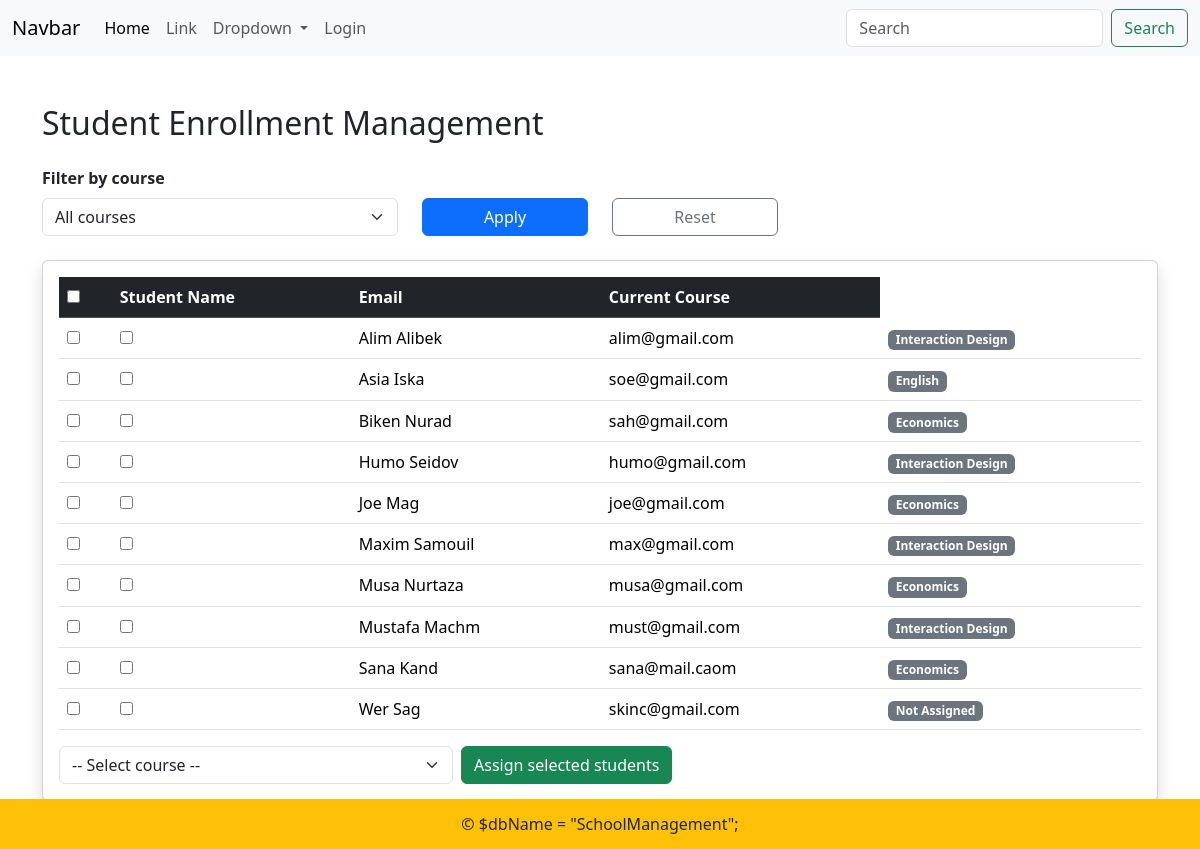
Page /admin-users.php on the committed database.
### tables this page shows
CREATE TABLE `users` (
  `user_id` int NOT NULL,
  `username` varchar(50) NOT NULL,
  `password` varchar(255) NOT NULL,
  `role` enum('Admin','Lecturer','Student','Parents') NOT NULL,
  `name` varchar(100) NOT NULL,
  `surname` varchar(100) NOT NULL,
  `date_of_birth` date DEFAULT NULL,
  `email` varchar(100) DEFAULT NULL,
  `created_at` timestamp NULL DEFAULT CURRENT_TIMESTAMP,
  `course_id` int DEFAULT NULL,
  `profile_photo` varchar(255) DEFAULT NULL
);

CREATE TABLE `courses` (
  `course_id` int NOT NULL,
  `course_name` varchar(100) NOT NULL,
  `course_description` text,
  `created_at` timestamp NULL DEFAULT CURRENT_TIMESTAMP
);

### admin-users.php (the view, shortened to what this page needs)
<?php
include "includes/header.php";
require_once 'includes/dbh.php';
$selectedCourseId = isset($_GET['course_id']) ? (int)$_GET['course_id'] : 0;
if ($selectedCourseId > 0) {
    $studentsSql = "
        SELECT *
        FROM users
        WHERE role = 'Student' AND course_id = ?
        ORDER BY name ASC
    ";
    $stmt = mysqli_prepare($conn, $studentsSql);
    mysqli_stmt_bind_param($stmt, "i", $selectedCourseId);
    mysqli_stmt_execute($stmt);
    $studentsResult = mysqli_stmt_get_result($stmt);
} else {
    $studentsSql = "
        SELECT *
        FROM users
        WHERE role = 'Student'
        ORDER BY name ASC
    ";
    $studentsResult = mysqli_query($conn, $studentsSql);
}
$coursesSql = "SELECT * FROM courses ORDER BY course_name ASC";
$coursesResult = mysqli_query($conn, $coursesSql);
$allCourses = mysqli_fetch_all($coursesResult, MYSQLI_ASSOC);
?>
<div class="container mt-5 mb-5">
    <h2 class="mb-4">Student Enrollment Management</h2>
    <form method="get" class="mb-4">
        <div class="row align-items-end">
            <div class="col-md-4">
                <label class="form-label fw-bold">Filter by course</label>
                <select name="course_id" class="form-select">
                    <option value="0">All courses</option>
                </select>
            </div>
            <div class="col-md-2">
                <button type="submit" class="btn btn-primary w-100">Apply</button>
            </div>
            <div class="col-md-2">
                <a href="admin-users.php" class="btn btn-outline-secondary w-100">Reset</a>
            </div>
        </div>
    </form>
    <form action="includes/enroll-students-bulk-inc.php" method="post">
        <div class="card shadow">
            <div class="card-body">
                <table class="table table-hover align-middle">
                    <thead class="table-dark">
                        <tr>
                            <th><input type="checkbox" id="selectAll"></th>
                            <th>Student Name</th>
                            <th>Email</th>
                            <th>Current Course</th>
                        </tr>
                    </thead>
                    <tbody>
                        <?php while ($student = mysqli_fetch_assoc($studentsResult)): ?>
                        <tr>
     <td>
    <input type="checkbox"
           name="student_ids[]"
           value="<?php echo $student['user_id']; ?>"
           data-current-course="<?php echo htmlspecialchars($currentCourse); ?>">
</td>
                            <td>
                                <input type="checkbox"
       name="student_ids[]"
       value="<?php echo $student['user_id']; ?>"
       data-current-course="<?php echo htmlspecialchars($currentCourse); ?>">
                            </td>
                            <td>
                                <?php echo htmlspecialchars($student['name'] . ' ' . $student['surname']); ?>
                            </td>
                            <td>
                                <?php echo htmlspecialchars($student['email']); ?>
                            </td>
                            <td>
                                <span class="badge bg-secondary">
                                    <?php
                                        $currentCourse = "Not Assigned";
                                        foreach ($allCourses as $c) {
                                            if ($c['course_id'] == $student['course_id']) {
                                                $currentCourse = $c['course_name'];
                                                break;
                                            }
                                        }
                                        echo htmlspecialchars($currentCourse);
                                    ?>
                                </span>
                            </td>
                        </tr>
                        <?php endwhile; ?>
                    </tbody>
                </table>
                <div class="d-flex gap-2 mt-3">
                    <select name="course_id" class="form-select w-auto" required>
                        <option value="">-- Select course --</option>
                    </select>
     <button type="submit"
name="bulk_assign"
class="btn btn-success"
id="bulkAssignBtn">
Assign selected students
</button>
</div>
</div>
</div>
</form>
</div>
<?php include "includes/footer.php"; ?>

### includes/header.php (shortened to what this page needs)
<!DOCTYPE html>
<html lang="en">
<head>
    <link href="https://cdn.jsdelivr.net/npm/bootstrap@5.3.8/dist/css/bootstrap.min.css" rel="stylesheet">
</head>
<body>
<nav class="navbar navbar-expand-lg bg-body-tertiary">
  <div class="container-fluid">
    <a class="navbar-brand" href="#">Navbar</a>
    <div class="collapse navbar-collapse" id="navbarSupportedContent">
      <ul class="navbar-nav me-auto mb-2 mb-lg-0">
        <li class="nav-item">
          <a class="nav-link active" aria-current="page" href="#">Home</a>
        </li>
        <li class="nav-item">
          <a class="nav-link" href="#">Link</a>
        </li>
        <li class="nav-item dropdown">
          <a class="nav-link dropdown-toggle" href="#" role="button" data-bs-toggle="dropdown" aria-expanded="false">
            Dropdown
          </a>
        </li>
        <?php if(isset($_SESSION["userId"])) { ?>
          <li class="nav-item">
            <a class="nav-link" href="includes/logout-inc.php">Logout</a>
          </li>
        <?php } else { ?>
          <li class="nav-item">
            <a class="nav-link" href="login.php">Login</a>
          </li>
        <?php } ?>
      </ul>
      <form class="d-flex" role="search">
        <input class="form-control me-2" type="search" placeholder="Search" aria-label="Search"/>
        <button class="btn btn-outline-success" type="submit">Search</button>
      </form>
    </div>
  </div>
</nav>

### includes/footer.php (shortened to what this page needs)
<div class="bg-warning d-flex justify-content-center fixed-bottom" style="height:50px;">
        <p class="h-100 m-0 d-flex align-items-center">&copy; $dbName = "SchoolManagement";
</p>
    </div>
</body>
</html>

### rows in the picture
users: name+surname "Alim Alibek", email "alim@gmail.com", course.course_name "Interaction Design"
users: name+surname "Asia Iska", email "soe@gmail.com", course.course_name "English"
users: name+surname "Biken Nurad", email "sah@gmail.com", course.course_name "Economics"
users: name+surname "Humo Seidov", email "humo@gmail.com", course.course_name "Interaction Design"
users: name+surname "Joe Mag", email "joe@gmail.com", course.course_name "Economics"
users: name+surname "Maxim Samouil", email "max@gmail.com", course.course_name "Interaction Design"
users: name+surname "Musa Nurtaza", email "musa@gmail.com", course.course_name "Economics"
users: name+surname "Mustafa Machm", email "must@gmail.com", course.course_name "Interaction Design"
users: name+surname "Sana Kand", email "sana@mail.caom", course.course_name "Economics"
users: name+surname "Wer Sag", email "skinc@gmail.com", currentCourse "Not Assigned"
